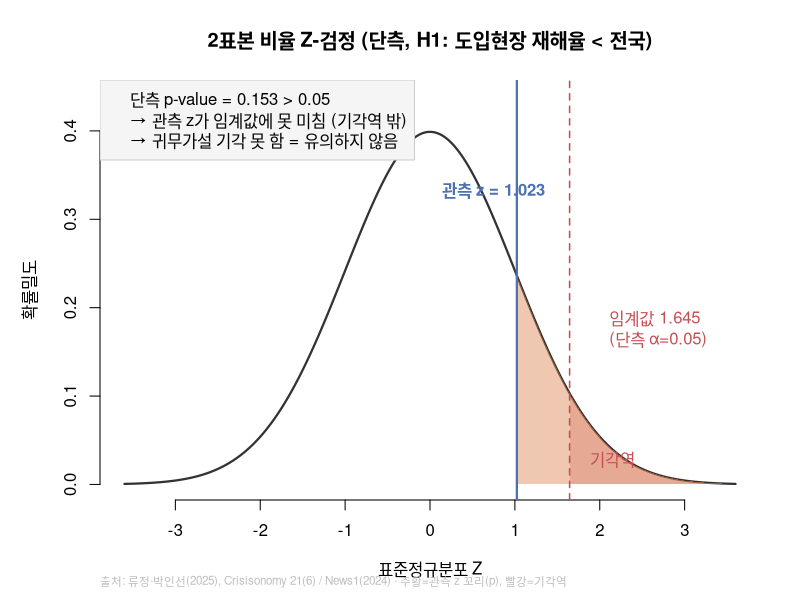
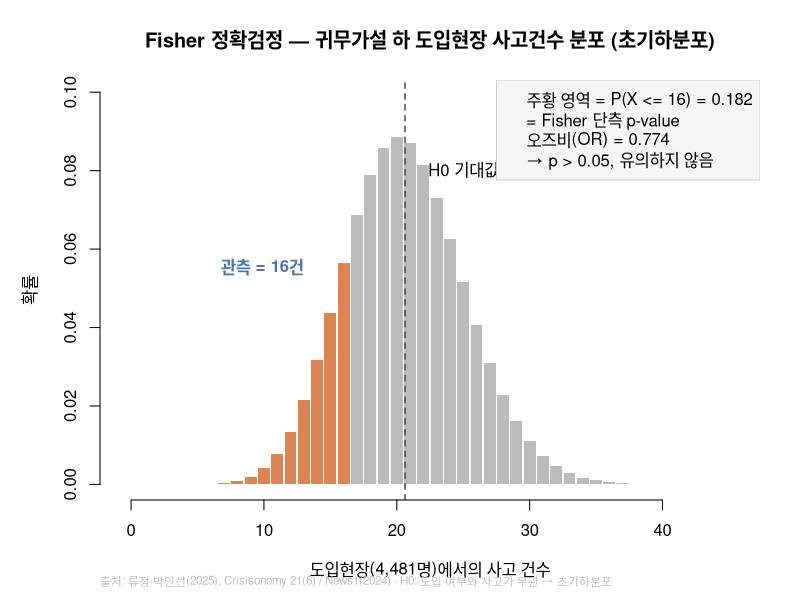

These charts were generated, in order, by the following R code:
# 비율검정 검증 과정 시각화 (Z-검정 + Fisher 정확검정) — R 버전
#
# docu/비율검정_분석문서.md 의 검정 과정을 R로 재현·시각화한다.
#   1) 2표본 비율 Z-검정: 표준정규분포 위 관측 z vs 기각역/임계값
#   2) Fisher 정확검정: H0 하 도입현장 사고건수의 초기하분포와 단측 p-value
#
# 추가 패키지 없이 base R 로만 동작한다.
# 실행:  Rscript proportion_test_viz.R   (이 파일이 있는 폴더에서)
# 산출물: 같은 폴더에 01_Z검정_정규분포_기각역.png, 02_Fisher_초기하분포_p값.png
#
# 한글 폰트: Windows 기준 "Malgun Gothic". macOS는 "AppleGothic", Linux는 "NanumGothic"으로 바꿀 것.
#
# 출처: 류정·박인선(2025), Crisisonomy 21(6) / News1(2024)

font_family <- if (.Platform$OS.type == "windows") "Malgun Gothic" else "sans"

# 출력 폴더 = 이 스크립트가 있는 폴더
out_dir <- tryCatch(
  dirname(sub("^--file=", "", grep("^--file=", commandArgs(FALSE), value = TRUE))),
  error = function(e) "."
)
if (length(out_dir) == 0 || out_dir == "") out_dir <- "."

# --- 원자료 (docu/비율검정_분석문서.md) ---
x1 <- 2656; n1 <- 576224   # 전국
x2 <- 16;   n2 <- 4481     # 도입현장 123개소

C_REJECT <- "#C44E52"   # 기각역 / 임계값
C_OBS    <- "#4C72B0"   # 관측값
C_TAIL   <- "#DD8452"   # p-value 영역
C_BASE   <- "#BBBBBB"   # 나머지

# ------------------------------------------------------------
# 1) 2표본 비율 Z-검정 (단측, H1: 도입현장 < 전국)
# ------------------------------------------------------------
p1 <- x1 / n1; p2 <- x2 / n2
p_pool <- (x1 + x2) / (n1 + n2)
se <- sqrt(p_pool * (1 - p_pool) * (1 / n1 + 1 / n2))
z <- (p1 - p2) / se
crit <- qnorm(0.95)          # 단측 α=0.05 임계값 ≈ 1.645
p_z <- 1 - pnorm(z)

png(file.path(out_dir, "01_Z검정_정규분포_기각역.png"),
    width = 1350, height = 825, res = 150)
par(family = font_family, mar = c(5, 5, 4, 2))

xx <- seq(-3.6, 3.6, length.out = 700)
yy <- dnorm(xx)
plot(xx, yy, type = "l", lwd = 2.2, col = "#333333",
     main = "2표본 비율 Z-검정 (단측, H1: 도입현장 재해율 < 전국)",
     xlab = "표준정규분포 Z", ylab = "확률밀도", ylim = c(0, 0.44), bty = "n")

# 기각역 (z > 임계값)
xr <- xx[xx >= crit]
polygon(c(crit, xr, max(xr)), c(0, dnorm(xr), 0),
        col = adjustcolor(C_REJECT, 0.30), border = NA)
# 관측 z 오른쪽 꼬리 = 단측 p-value
xt <- xx[xx >= z]
polygon(c(z, xt, max(xt)), c(0, dnorm(xt), 0),
        col = adjustcolor(C_TAIL, 0.45), border = NA)

abline(v = crit, col = C_REJECT, lty = 2, lwd = 1.5)
abline(v = z, col = C_OBS, lwd = 2.2)

text(z - 1.0, 0.33, sprintf("관측 z = %.3f", z), col = C_OBS, font = 2, pos = 4)
text(crit + 0.35, 0.17, sprintf("임계값 %.3f\n(단측 α=0.05)", crit), col = C_REJECT, pos = 4)
text(2.15, 0.028, "기각역", col = C_REJECT)
legend("topleft", bty = "o", box.col = "#CCCCCC", bg = "#F5F5F5",
       legend = c(sprintf("단측 p-value = %.3f > 0.05", p_z),
                  "→ 관측 z가 임계값에 못 미침 (기각역 밖)",
                  "→ 귀무가설 기각 못 함 = 유의하지 않음"))
mtext("출처: 류정·박인선(2025), Crisisonomy 21(6) / News1(2024) · 주황=관측 z 꼬리(p), 빨강=기각역",
      side = 1, line = 3.5, adj = 0, cex = 0.7, col = "gray")
dev.off()

# ------------------------------------------------------------
# 2) Fisher 정확검정 — H0 하 도입현장 사고건수의 초기하분포
# ------------------------------------------------------------
M <- n1 + n2       # 전체 근로자
K <- x1 + x2       # 전체 사고 건수(모집단 '성공')
nn <- n2           # 추출 수 = 도입현장 근로자
mean_h0 <- nn * K / M

xs <- 0:45
pmf <- dhyper(xs, K, M - K, nn)          # 도입현장 사고건수 분포
p_tail <- phyper(x2, K, M - K, nn)        # P(X <= 16) = Fisher(단측)
ft <- fisher.test(matrix(c(x2, n2 - x2, x1, n1 - x1), nrow = 2, byrow = TRUE),
                  alternative = "less")
odds_ratio <- ft$estimate

cols <- ifelse(xs <= x2, C_TAIL, C_BASE)

png(file.path(out_dir, "02_Fisher_초기하분포_p값.png"),
    width = 1350, height = 825, res = 150)
par(family = font_family, mar = c(5, 5, 4, 2))

plot(NA, xlim = c(-0.5, 45.5), ylim = c(0, max(pmf) * 1.12),
     main = "Fisher 정확검정 — 귀무가설 하 도입현장 사고건수 분포 (초기하분포)",
     xlab = "도입현장(4,481명)에서의 사고 건수", ylab = "확률", bty = "n")
rect(xs - 0.45, 0, xs + 0.45, pmf, col = cols, border = NA)
abline(v = mean_h0, col = "#333333", lty = 2, lwd = 1.3)

text(mean_h0 + 1, max(pmf) * 0.9, sprintf("H0 기대값 약 %.1f건", mean_h0), pos = 4)
text(x2 - 10, max(pmf) * 0.62, sprintf("관측 = %d건", x2), col = C_OBS, font = 2, pos = 4)
legend("topright", bty = "o", box.col = "#CCCCCC", bg = "#F5F5F5",
       legend = c(sprintf("주황 영역 = P(X <= %d) = %.3f", x2, p_tail),
                  "= Fisher 단측 p-value",
                  sprintf("오즈비(OR) = %.3f", odds_ratio),
                  "→ p > 0.05, 유의하지 않음"))
mtext("출처: 류정·박인선(2025), Crisisonomy 21(6) / News1(2024) · H0: 도입 여부와 사고가 무관 → 초기하분포",
      side = 1, line = 3.5, adj = 0, cex = 0.7, col = "gray")
dev.off()

cat(sprintf("Z-검정: z=%.3f, 단측 p=%.3f (임계값 %.3f)\n", z, p_z, crit))
cat(sprintf("Fisher: OR=%.3f, 단측 p=%.3f\n", odds_ratio, p_tail))
cat(sprintf("완료: %s 에 PNG 2개 저장\n", normalizePath(out_dir)))
